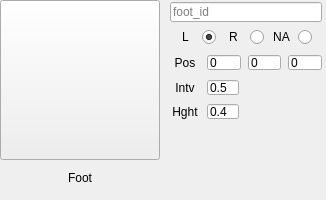
            <widget class="QWidget" name="footWidget" native="true">
             <property name="minimumSize">
              <size>
               <width>0</width>
               <height>200</height>
              </size>
             </property>
             <property name="maximumSize">
              <size>
               <width>16777215</width>
               <height>200</height>
              </size>
             </property>
             <layout class="QHBoxLayout" name="horizontalLayout_38">
              <property name="leftMargin">
               <number>0</number>
              </property>
              <property name="topMargin">
               <number>0</number>
              </property>
              <property name="rightMargin">
               <number>0</number>
              </property>
              <item>
               <widget class="QWidget" name="footLeft" native="true">
                <property name="minimumSize">
                 <size>
                  <width>160</width>
                  <height>0</height>
                 </size>
                </property>
                <layout class="QVBoxLayout" name="verticalLayout_15">
                 <property name="leftMargin">
                  <number>0</number>
                 </property>
                 <property name="topMargin">
                  <number>0</number>
                 </property>
                 <property name="rightMargin">
                  <number>0</number>
                 </property>
                 <property name="bottomMargin">
                  <number>0</number>
                 </property>
                 <item>
                  <widget class="QPushButton" name="footThumb">
                   <property name="minimumSize">
                    <size>
                     <width>0</width>
                     <height>160</height>
                    </size>
                   </property>
                   <property name="text">
                    <string/>
                   </property>
                   <property name="icon">
                    <iconset>
                     <normaloff>foot.png</normaloff>foot.png</iconset>
                   </property>
                   <property name="iconSize">
                    <size>
                     <width>145</width>
                     <height>145</height>
                    </size>
                   </property>
                  </widget>
                 </item>
                 <item>
                  <widget class="QLabel" name="footLbl">
                   <property name="maximumSize">
                    <size>
                     <width>16777215</width>
                     <height>30</height>
                    </size>
                   </property>
                   <property name="text">
                    <string>Foot</string>
                   </property>
                   <property name="alignment">
                    <set>Qt::AlignCenter</set>
                   </property>
                  </widget>
                 </item>
                </layout>
               </widget>
              </item>
              <item>
               <widget class="QWidget" name="footRight" native="true">
                <property name="maximumSize">
                 <size>
                  <width>160</width>
                  <height>16777215</height>
                 </size>
                </property>
                <layout class="QVBoxLayout" name="verticalLayout_16">
                 <property name="spacing">
                  <number>0</number>
                 </property>
                 <property name="leftMargin">
                  <number>0</number>
                 </property>
                 <property name="topMargin">
                  <number>0</number>
                 </property>
                 <property name="rightMargin">
                  <number>0</number>
                 </property>
                 <property name="bottomMargin">
                  <number>0</number>
                 </property>
                 <item>
                  <widget class="QWidget" name="footID" native="true">
                   <property name="minimumSize">
                    <size>
                     <width>0</width>
                     <height>25</height>
                    </size>
                   </property>
                   <property name="maximumSize">
                    <size>
                     <width>16777215</width>
                     <height>30</height>
                    </size>
                   </property>
                   <layout class="QHBoxLayout" name="horizontalLayout_33">
                    <property name="spacing">
                     <number>1</number>
                    </property>
                    <property name="leftMargin">
                     <number>4</number>
                    </property>
                    <property name="topMargin">
                     <number>2</number>
                    </property>
                    <property name="rightMargin">
                     <number>4</number>
                    </property>
                    <property name="bottomMargin">
                     <number>2</number>
                    </property>
                    <item>
                     <widget class="QLineEdit" name="footIDEdit">
                      <property name="maximumSize">
                       <size>
                        <width>16777215</width>
                        <height>20</height>
                       </size>
                      </property>
                      <property name="placeholderText">
                       <string>foot_id</string>
                      </property>
                     </widget>
                    </item>
                   </layout>
                  </widget>
                 </item>
                 <item>
                  <widget class="QWidget" name="footSide" native="true">
                   <property name="minimumSize">
                    <size>
                     <width>0</width>
                     <height>25</height>
                    </size>
                   </property>
                   <property name="maximumSize">
                    <size>
                     <width>16777215</width>
                     <height>30</height>
                    </size>
                   </property>
                   <layout class="QHBoxLayout" name="horizontalLayout_34">
                    <property name="spacing">
                     <number>1</number>
                    </property>
                    <property name="leftMargin">
                     <number>4</number>
                    </property>
                    <property name="topMargin">
                     <number>2</number>
                    </property>
                    <property name="rightMargin">
                     <number>4</number>
                    </property>
                    <property name="bottomMargin">
                     <number>2</number>
                    </property>
                    <item>
                     <widget class="QLabel" name="footL">
                      <property name="minimumSize">
                       <size>
                        <width>20</width>
                        <height>0</height>
                       </size>
                      </property>
                      <property name="maximumSize">
                       <size>
                        <width>25</width>
                        <height>20</height>
                       </size>
                      </property>
                      <property name="layoutDirection">
                       <enum>Qt::LeftToRight</enum>
                      </property>
                      <property name="text">
                       <string>L</string>
                      </property>
                      <property name="alignment">
                       <set>Qt::AlignCenter</set>
                      </property>
                     </widget>
                    </item>
                    <item>
                     <widget class="QRadioButton" name="footLBtn">
                      <property name="minimumSize">
                       <size>
                        <width>15</width>
                        <height>0</height>
                       </size>
                      </property>
                      <property name="maximumSize">
                       <size>
                        <width>15</width>
                        <height>16777215</height>
                       </size>
                      </property>
                      <property name="text">
                       <string/>
                      </property>
                      <property name="checked">
                       <bool>true</bool>
                      </property>
                     </widget>
                    </item>
                    <item>
                     <widget class="QLabel" name="footR">
                      <property name="minimumSize">
                       <size>
                        <width>20</width>
                        <height>0</height>
                       </size>
                      </property>
                      <property name="maximumSize">
                       <size>
                        <width>25</width>
                        <height>20</height>
                       </size>
                      </property>
                      <property name="text">
                       <string>R</string>
                      </property>
                      <property name="alignment">
                       <set>Qt::AlignCenter</set>
                      </property>
                     </widget>
                    </item>
                    <item>
                     <widget class="QRadioButton" name="footRBtn">
                      <property name="minimumSize">
                       <size>
                        <width>15</width>
                        <height>0</height>
                       </size>
                      </property>
                      <property name="maximumSize">
                       <size>
                        <width>15</width>
                        <height>16777215</height>
                       </size>
                      </property>
                      <property name="text">
                       <string/>
                      </property>
                     </widget>
                    </item>
                    <item>
                     <widget class="QLabel" name="footNA">
                      <property name="minimumSize">
                       <size>
                        <width>20</width>
                        <height>0</height>
                       </size>
                      </property>
                      <property name="maximumSize">
                       <size>
                        <width>25</width>
                        <height>20</height>
                       </size>
                      </property>
                      <property name="text">
                       <string>NA</string>
                      </property>
                      <property name="alignment">
                       <set>Qt::AlignCenter</set>
                      </property>
                     </widget>
                    </item>
                    <item>
                     <widget class="QRadioButton" name="footNABtn">
                      <property name="minimumSize">
                       <size>
                        <width>15</width>
                        <height>0</height>
                       </size>
                      </property>
                      <property name="maximumSize">
                       <size>
                        <width>15</width>
                        <height>16777215</height>
                       </size>
                      </property>
                      <property name="text">
                       <string/>
                      </property>
                     </widget>
                    </item>
                   </layout>
                  </widget>
                 </item>
                 <item>
                  <widget class="QWidget" name="footPos" native="true">
                   <property name="minimumSize">
                    <size>
                     <width>0</width>
                     <height>25</height>
                    </size>
                   </property>
                   <property name="maximumSize">
                    <size>
                     <width>16777215</width>
                     <height>30</height>
                    </size>
                   </property>
                   <layout class="QHBoxLayout" name="horizontalLayout_35">
                    <property name="spacing">
                     <number>7</number>
                    </property>
                    <property name="leftMargin">
                     <number>4</number>
                    </property>
                    <property name="topMargin">
                     <number>2</number>
                    </property>
                    <property name="rightMargin">
                     <number>4</number>
                    </property>
                    <property name="bottomMargin">
                     <number>2</number>
                    </property>
                    <item>
                     <widget class="QLabel" name="footPosLbl">
                      <property name="minimumSize">
                       <size>
                        <width>30</width>
                        <height>0</height>
                       </size>
                      </property>
                      <property name="maximumSize">
                       <size>
                        <width>30</width>
                        <height>16777215</height>
                       </size>
                      </property>
                      <property name="text">
                       <string>Pos</string>
                      </property>
                      <property name="alignment">
                       <set>Qt::AlignCenter</set>
                      </property>
                     </widget>
                    </item>
                    <item>
                     <widget class="QLineEdit" name="footPosXEdit">
                      <property name="maximumSize">
                       <size>
                        <width>16777215</width>
                        <height>15</height>
                       </size>
                      </property>
                      <property name="text">
                       <string>0</string>
                      </property>
                     </widget>
                    </item>
                    <item>
                     <widget class="QLineEdit" name="footPosYEdit">
                      <property name="maximumSize">
                       <size>
                        <width>16777215</width>
                        <height>15</height>
                       </size>
                      </property>
                      <property name="text">
                       <string>0</string>
                      </property>
                     </widget>
                    </item>
                    <item>
                     <widget class="QLineEdit" name="footPosZEdit">
                      <property name="maximumSize">
                       <size>
                        <width>16777215</width>
                        <height>15</height>
                       </size>
                      </property>
                      <property name="text">
                       <string>0</string>
                      </property>
                     </widget>
                    </item>
                   </layout>
                  </widget>
                 </item>
                 <item>
                  <widget class="QWidget" name="footIntv" native="true">
                   <property name="minimumSize">
                    <size>
                     <width>0</width>
                     <height>25</height>
                    </size>
                   </property>
                   <property name="maximumSize">
                    <size>
                     <width>16777215</width>
                     <height>30</height>
                    </size>
                   </property>
                   <layout class="QHBoxLayout" name="horizontalLayout_36">
                    <property name="spacing">
                     <number>7</number>
                    </property>
                    <property name="leftMargin">
                     <number>4</number>
                    </property>
                    <property name="topMargin">
                     <number>2</number>
                    </property>
                    <property name="rightMargin">
                     <number>4</number>
                    </property>
                    <property name="bottomMargin">
                     <number>2</number>
                    </property>
                    <item>
                     <widget class="QLabel" name="footIntvLbl">
                      <property name="minimumSize">
                       <size>
                        <width>30</width>
                        <height>0</height>
                       </size>
                      </property>
                      <property name="maximumSize">
                       <size>
                        <width>30</width>
                        <height>16777215</height>
                       </size>
                      </property>
                      <property name="text">
                       <string>Intv</string>
                      </property>
                      <property name="alignment">
                       <set>Qt::AlignCenter</set>
                      </property>
                     </widget>
                    </item>
                    <item>
                     <widget class="QLineEdit" name="footIntvEdit">
                      <property name="maximumSize">
                       <size>
                        <width>32</width>
                        <height>15</height>
                       </size>
                      </property>
                      <property name="text">
                       <string>0.5</string>
                      </property>
                     </widget>
                    </item>
                    <item>
                     <spacer name="horizontalSpacer_4">
                      <property name="orientation">
                       <enum>Qt::Horizontal</enum>
                      </property>
                      <property name="sizeHint" stdset="0">
                       <size>
                        <width>40</width>
                        <height>20</height>
                       </size>
                      </property>
                     </spacer>
                    </item>
                   </layout>
                  </widget>
                 </item>
                 <item>
                  <widget class="QWidget" name="footHght" native="true">
                   <layout class="QHBoxLayout" name="horizontalLayout_37">
                    <property name="spacing">
                     <number>7</number>
                    </property>
                    <property name="leftMargin">
                     <number>4</number>
                    </property>
                    <property name="topMargin">
                     <number>2</number>
                    </property>
                    <property name="rightMargin">
                     <number>4</number>
                    </property>
                    <property name="bottomMargin">
                     <number>2</number>
                    </property>
                    <item>
                     <widget class="QLabel" name="footHghtLbl">
                      <property name="minimumSize">
                       <size>
                        <width>30</width>
                        <height>0</height>
                       </size>
                      </property>
                      <property name="maximumSize">
                       <size>
                        <width>30</width>
                        <height>16777215</height>
                       </size>
                      </property>
                      <property name="text">
                       <string>Hght</string>
                      </property>
                      <property name="alignment">
                       <set>Qt::AlignCenter</set>
                      </property>
                     </widget>
                    </item>
                    <item>
                     <widget class="QLineEdit" name="footHghtEdit">
                      <property name="maximumSize">
                       <size>
                        <width>32</width>
                        <height>15</height>
                       </size>
                      </property>
                      <property name="text">
                       <string>0.4</string>
                      </property>
                     </widget>
                    </item>
                    <item>
                     <spacer name="horizontalSpacer_9">
                      <property name="orientation">
                       <enum>Qt::Horizontal</enum>
                      </property>
                      <property name="sizeHint" stdset="0">
                       <size>
                        <width>68</width>
                        <height>20</height>
                       </size>
                      </property>
                     </spacer>
                    </item>
                   </layout>
                  </widget>
                 </item>
                 <item>
                  <spacer name="verticalSpacer_6">
                   <property name="orientation">
                    <enum>Qt::Vertical</enum>
                   </property>
                   <property name="sizeHint" stdset="0">
                    <size>
                     <width>20</width>
                     <height>34</height>
                    </size>
                   </property>
                  </spacer>
                 </item>
                </layout>
               </widget>
              </item>
             </layout>
            </widget>
